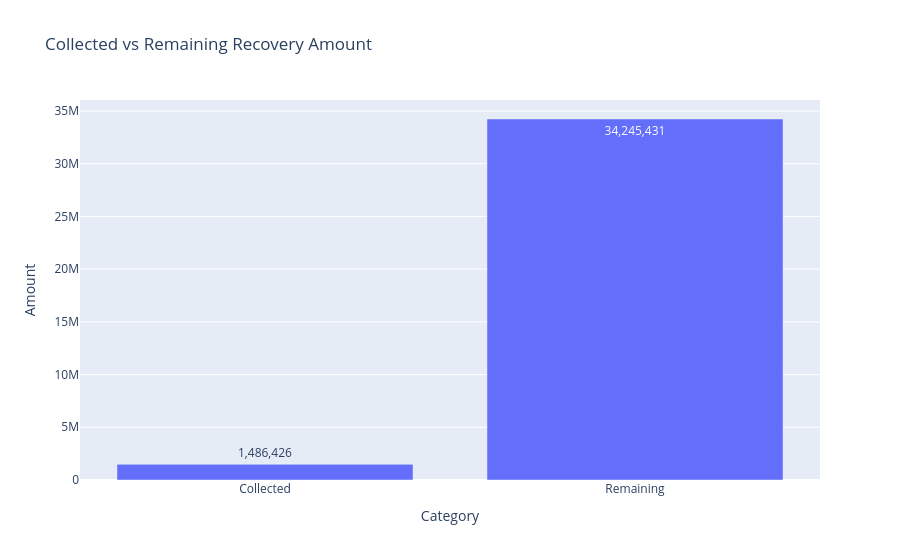

The notebook cell saved with this chart:
### Markdown cell above
### Q1) How much money has actually been recovered?

### Code cell
financial_summary = pd.DataFrame({
    "Category": [
        "Collected",
        "Remaining"
    ],
    "Amount": [
        total_collected,
        total_remaining
    ]
})

fig = px.bar(
    financial_summary,
    x="Category",
    y="Amount",
    text="Amount",
    title="Collected vs Remaining Recovery Amount"
)

fig.update_traces(texttemplate='%{text:,.0f}')

fig.show()

### Figure 1 — Plotly figure (JSON) as saved in the notebook; plotly's stock layout.template omitted (floating-point values rounded to 4 significant figures)
{"data": [{"alignmentgroup": "True", "hovertemplate": "Category=%{x}<br>Amount=%{text}<extra></extra>", "legendgroup": "", "marker": {"color": "#636efa", "pattern": {"shape": ""}}, "name": "", "offsetgroup": "", "orientation": "v", "showlegend": false, "text": [1486000.0, 34250000.0], "textposition": "auto", "texttemplate": "%{text:,.0f}", "type": "bar", "x": ["Collected", "Remaining"], "xaxis": "x", "y": [1486000.0, 34250000.0], "yaxis": "y"}], "layout": {"barmode": "relative", "legend": {"tracegroupgap": 0}, "title": {"text": "Collected vs Remaining Recovery Amount"}, "xaxis": {"anchor": "y", "domain": [0, 1], "title": {"text": "Category"}}, "yaxis": {"anchor": "x", "domain": [0, 1], "title": {"text": "Amount"}}}}
